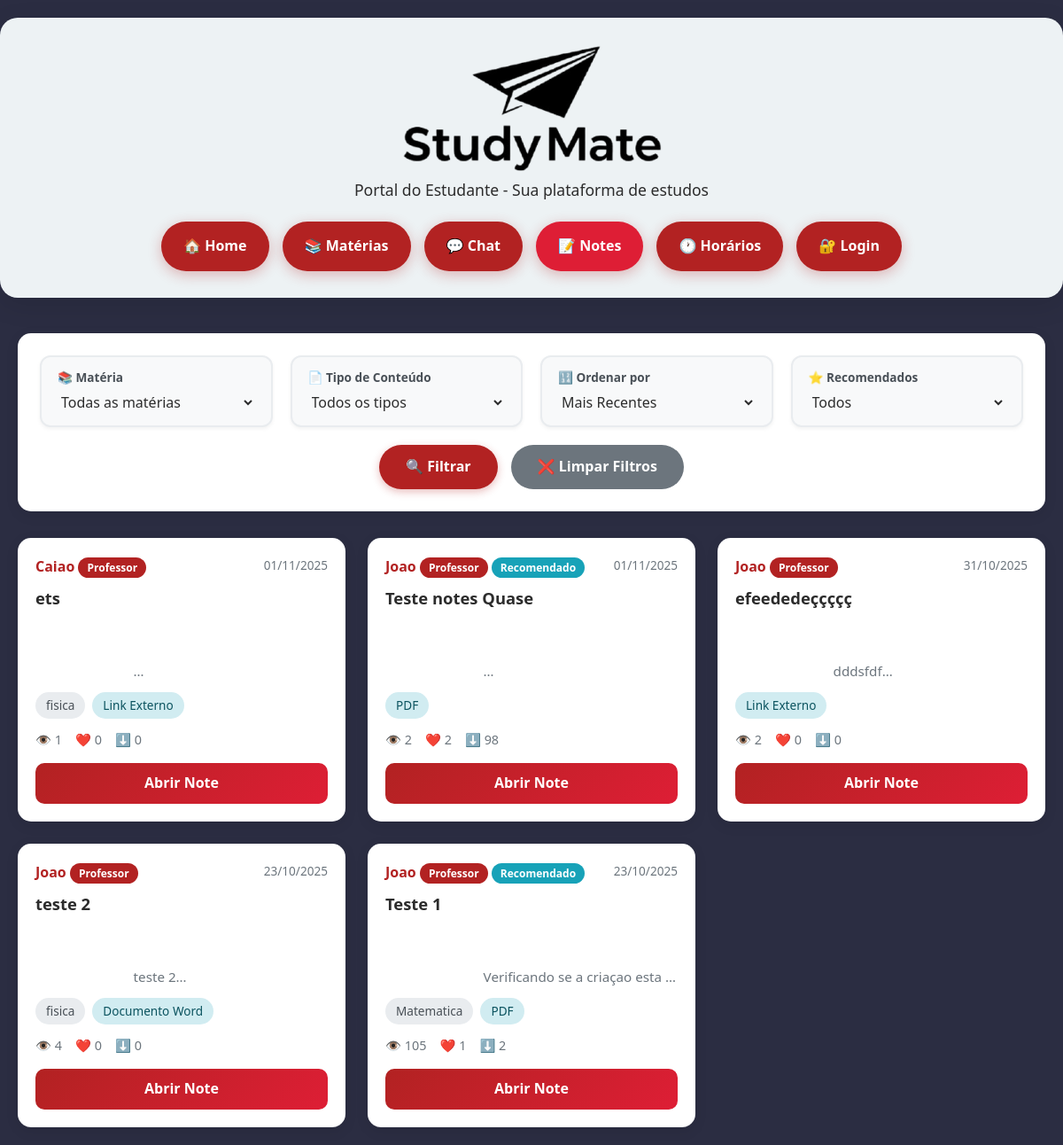
The app's page /notes/, older data.
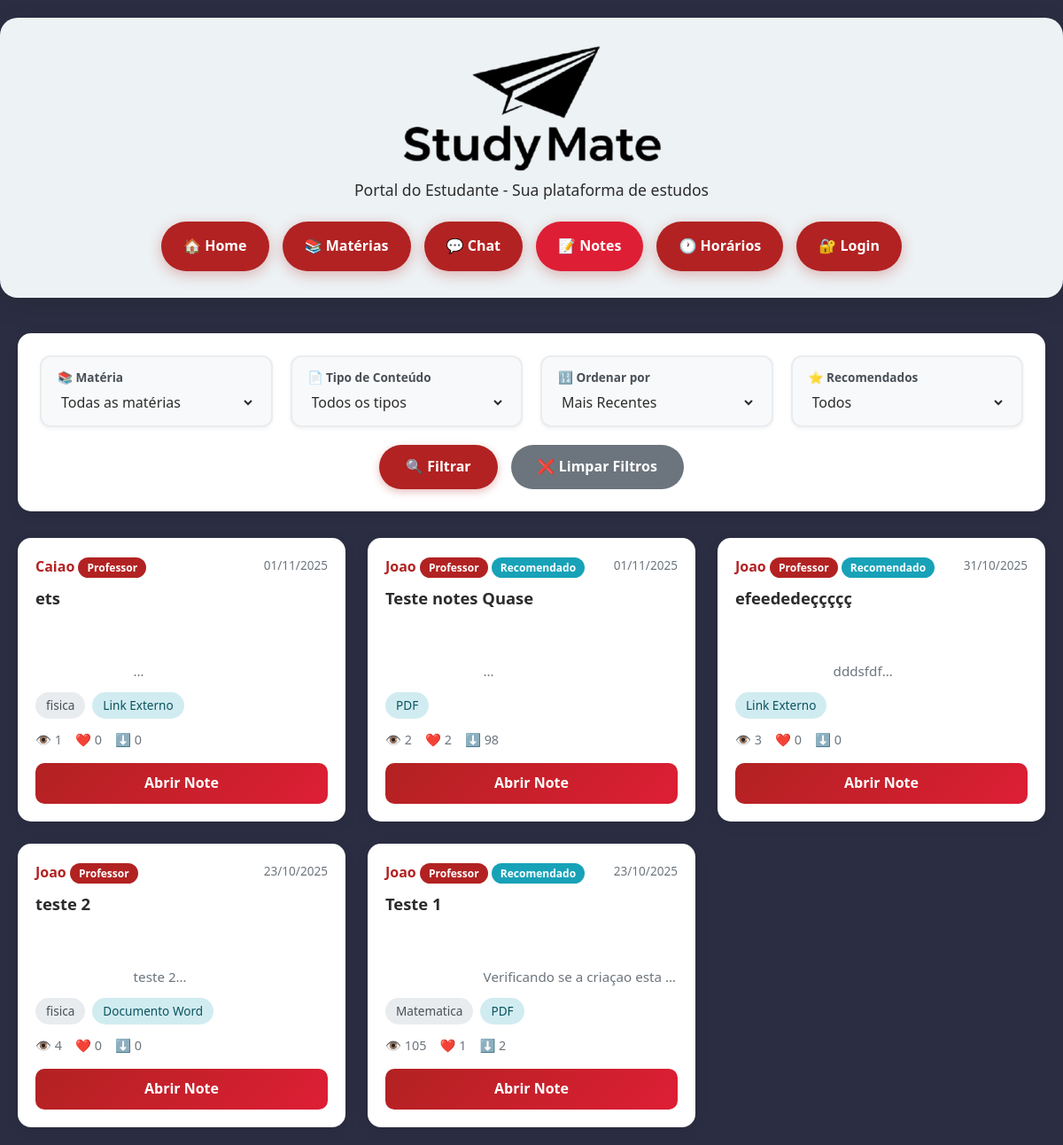
The same page, newer data.
### notes/models.py (models this page shows, shortened)
class Note(models.Model):
    FILE_TYPES = [
        ('DOC', 'Documento Word'),
        ('PDF', 'PDF'),
        ('PPT', 'Apresentação'),
        ('LINK', 'Link Externo'),
    ]
    author = models.ForeignKey(User, on_delete=models.CASCADE, related_name='notes', verbose_name='Autor')
    title = models.CharField(max_length=50, verbose_name='Título')  # Limite reduzido para 50
    description = models.TextField(max_length=400, blank=True, verbose_name='Descrição')  # Limite 400
    file_type = models.CharField(max_length=10, choices=FILE_TYPES, verbose_name='Tipo')
    file = models.FileField(
        upload_to='notes_files/',
        null=True,
        blank=True,
        validators=[validate_file_size, validate_file_extension],
        verbose_name='Arquivo'
    )
    link = models.URLField(null=True, blank=True, verbose_name='Link')
    subject = models.CharField(max_length=60, null=True, blank=True, verbose_name='Matéria')
    is_recommended = models.BooleanField(default=False, verbose_name='Recomendado')
    created_at = models.DateTimeField(default=timezone.now, verbose_name='Criado em')
    views = models.PositiveIntegerField(default=0, db_index=True, verbose_name='Visualizações')
    likes = models.PositiveIntegerField(default=0, db_index=True, verbose_name='Curtidas')
    downloads = models.PositiveIntegerField(default=0, db_index=True, verbose_name='Downloads')
    class Meta:
        ordering = ['-is_recommended', '-likes', '-views', '-downloads', '-created_at']
        verbose_name = 'Note'
        verbose_name_plural = 'Notes'
        indexes = [
            models.Index(fields=['-likes', '-views']),
            models.Index(fields=['subject']),
            models.Index(fields=['-created_at']),
        ]

### accounts/models.py (models this page shows, shortened)
class User(AbstractUser):
    USER_TYPE_CHOICES = (
        ('admin', 'Administrador'),
        ('professor', 'Professor'),
        ('estudante', 'Estudante'),
    )
    user_type = models.CharField(
        max_length=20,
        choices=USER_TYPE_CHOICES,
        default='estudante',
        verbose_name='Tipo de Usuário'
    )
    matricula = models.CharField(max_length=20, blank=True, null=True, verbose_name='Matrícula')
    telefone = models.CharField(max_length=15, blank=True, null=True, verbose_name='Telefone')
    class Meta:
        verbose_name = 'Usuário'
        verbose_name_plural = 'Usuários'

### notes/views.py (the view)
# urls.py: path('', views.notes_list, name='list'),
def notes_list(request):
    qs = Note.objects.select_related('author').prefetch_related('comments')
    subject = request.GET.get('subject', '')
    file_type = request.GET.get('file_type', '')
    order = request.GET.get('order', 'recent')
    recommended = request.GET.get('recommended', '')
    if subject:
        qs = qs.filter(subject__iexact=subject)
    if file_type:
        qs = qs.filter(file_type=file_type)
    if recommended == 'true':
        qs = qs.filter(is_recommended=True)
    ordering_map = {
        'recent': '-created_at',
        'likes': '-likes',
        'views': '-views',
        'downloads': '-downloads'
    }
    qs = qs.order_by(ordering_map.get(order, '-created_at'))
    paginator = Paginator(qs, 12)
    page_number = request.GET.get('page', 1)
    page_obj = paginator.get_page(page_number)
    subjects = Note.objects.values_list('subject', flat=True).distinct().order_by('subject')
    subjects = [s for s in subjects if s]
    context = {
        'page_obj': page_obj,
        'subjects': subjects,
        'current_subject': subject,
        'current_file_type': file_type,
        'current_order': order,
        'file_types': Note.FILE_TYPES,
    }
    return render(request, 'notes/notes_list.html', context)

### notes/templates/notes/notes_list.html (shortened to what this page needs)
<!DOCTYPE html>
<html lang="pt-br">
<head>
    {% load static %}
    <link href="https://cdn.jsdelivr.net/npm/bootstrap@5.3.0/dist/css/bootstrap.min.css" rel="stylesheet">
</head>
<body>
    <div class="header">
        <img src="{% static 'study/img/logoStudyMate.png' %}" height="144px" width="293" alt="StudyMate Logo">
        <h4>Portal do Estudante - Sua plataforma de estudos</h4>
        <div class="nav">
            <a href="{% url 'study:home' %}">🏠 Home</a>
            <a href="{% url 'study:home' %}#materias">📚 Matérias</a>
            <a href="{% url 'study:home' %}#chat">💬 Chat</a>
            <a href="{% url 'notes:list' %}" style="background: var(--primary-dark);">📝 Notes</a>
            <a href="{% url 'study:home' %}#horarios">🕐 Horários</a>
                {% if user.is_authenticated %}
            <a href="{% url 'perfil:perfil' %}">👤 Perfil</a>
                {% else %}
            <a href="{% url 'accounts:login' %}">🔐 Login</a>
                {% endif %}
        </div>
    </div>
    <div class="container">
        <div class="filters-section">
            <form method="get" id="filterForm">
                <div class="filter-row">
                    <div class="filter-box">
                        <label>📚 Matéria</label>
                        <select name="subject" id="subjectFilter" class="filter-field">
                            <option value="">Todas as matérias</option>
                        </select>
                    </div>
                    <div class="filter-box">
                        <label>📄 Tipo de Conteúdo</label>
                        <select name="file_type" id="typeFilter" class="filter-field">
                            <option value="">Todos os tipos</option>
                        </select>
                    </div>
                    <div class="filter-box">
                        <label>🔢 Ordenar por</label>
                        <select name="order" id="orderFilter" class="filter-field">
                            <option value="recent" {% if current_order == 'recent' %}selected{% endif %}>Mais Recentes</option>
                        </select>
                    </div>
                    <div class="filter-box">
                        <label>⭐ Recomendados</label>
                        <select name="recommended" id="recommendedFilter" class="filter-field">
                            <option value="">Todos</option>
                        </select>
                    </div>
                </div>
                <div class="filter-actions" id="filterActions">
                    <button type="submit" class="btn-filter" id="btnFiltrar">🔍 Filtrar</button>
                    <a href="{% url 'notes:list' %}" class="btn-clear" id="btnLimpar">❌ Limpar Filtros</a>
                </div>
            </form>
        </div>
        <div class="notes-grid">
            {% for note in page_obj %}
                <div class="note-card">
                    <div class="note-header">
                        <div>
                            <span class="note-author">{{ note.author.username }}</span>
                            {% if note.author.user_type == 'professor' or note.author.is_staff %}
                                <span class="badge-professor">Professor</span>
                            {% endif %}
                            {% if note.is_recommended %}
                                <span class="badge-recommended">Recomendado</span>
                            {% endif %}
                        </div>
                        <span class="note-date">{{ note.created_at|date:"d/m/Y" }}</span>
                    </div>
                    <h3 class="note-title">{{ note.title }}</h3>
                    <p class="note-description">
                        {% if note.description %}
                            {{ note.description }}
                        {% else %}
                            <em>Sem descrição</em>
                        {% endif %}
                    </p>
                    <div class="note-badges">
                        {% if note.subject %}
                            <span class="badge-subject">{{ note.subject }}</span>
                        {% endif %}
                        <span class="badge-type">{{ note.get_file_type_display }}</span>
                    </div>
                    <div class="note-metrics">
                        <span title="Visualizações">👁️ {{ note.views }}</span>
                        <span title="Curtidas">❤️ {{ note.likes }}</span>
                        <span title="Downloads">⬇️ {{ note.downloads }}</span>
                    </div>
                    <a href="{% url 'notes:detail' note.pk %}" class="btn-open-note">
                        Abrir Note
                    </a>
                </div>
            {% endfor %}
        </div>
    </div>
</body>
</html>

### notes/templates/notes/notes_list.html (style rules this page uses)
:root { --primary: rgb(178, 34, 34); --primary-dark: rgb(222, 30, 53); --background: rgb(43, 45, 66); --card-bg: #ffffff; }
* { margin: 0; padding: 0; box-sizing: border-box; }
body { font-family: 'Segoe UI', Tahoma, Geneva, Verdana, sans-serif; background: var(--background); min-height: 100vh; color: #2c2c2c; line-height: 1.6; }
.header { background: rgb(237, 242, 244); backdrop-filter: blur(10px); border-radius: 20px; padding: 30px; margin: 20px auto; max-width: 1200px; box-shadow: 0 8px 30px rgba(0,0,0,0.1); text-align: center; }
.header h4 { color: #2c2c2c; font-size: 1.1rem; margin-top: 10px; font-weight: 400; }
.nav { display: flex; justify-content: center; gap: 15px; flex-wrap: wrap; margin-top: 25px; }
.nav-btn, .nav a { background: var(--primary); border: none; padding: 15px 25px; border-radius: 50px; cursor: pointer; font-size: 1rem; font-weight: 600; color: white; transition: all 0.3s ease; box-shadow: 0 4px 15px rgba(178, 34, 34, 0.3); text-decoration: none; display: inline-block; }
.container { max-width: 1200px; margin: 0 auto; padding: 20px; }
.filters-section { background: white; border-radius: 15px; padding: 25px; margin-bottom: 25px; box-shadow: 0 4px 15px rgba(0,0,0,0.08); }
.filter-row { display: grid; grid-template-columns: repeat(auto-fit, minmax(220px, 1fr)); gap: 20px; margin-bottom: 20px; }
.filter-box { background: #f8f9fa; border: 2px solid #e9ecef; border-radius: 12px; padding: 12px 18px; transition: all 0.3s ease; box-shadow: 0 2px 4px rgba(0,0,0,0.05); }
.filter-box label { display: block; font-size: 0.85rem; font-weight: 600; color: #495057; margin-bottom: 6px; }
.filter-box select { width: 100%; border: none; background: transparent; font-size: 1rem; color: #2c2c2c; outline: none; cursor: pointer; }
.filter-actions { display: none; gap: 15px; justify-content: center; }
.btn-filter { background: var(--primary); color: white; border: none; padding: 12px 30px; border-radius: 25px; font-weight: 600; cursor: pointer; transition: all 0.3s ease; box-shadow: 0 3px 10px rgba(178, 34, 34, 0.3); }
.btn-clear { background: #6c757d; color: white; border: none; padding: 12px 30px; border-radius: 25px; font-weight: 600; cursor: pointer; transition: all 0.3s ease; text-decoration: none; display: inline-block; }
.notes-grid { display: grid; grid-template-columns: repeat(auto-fill, minmax(280px, 1fr)); gap: 25px; margin-top: 30px; }
.note-card { background: white; border-radius: 15px; padding: 20px; box-shadow: 0 4px 15px rgba(0,0,0,0.08); transition: all 0.3s ease; display: flex; flex-direction: column; }
.note-header { display: flex; justify-content: space-between; align-items: flex-start; margin-bottom: 12px; }
.note-author { font-weight: 600; color: var(--primary); }
.badge-professor { background: var(--primary); color: white; padding: 3px 10px; border-radius: 12px; font-size: 0.75rem; font-weight: 600; }
.badge-recommended { background: #17a2b8; color: white; padding: 3px 10px; border-radius: 12px; font-size: 0.75rem; font-weight: 600; }
.note-date { font-size: 0.85rem; color: #6c757d; }
.note-title { font-size: 1.15rem; font-weight: 600; color: #2c2c2c; margin-bottom: 10px; overflow: hidden; text-overflow: ellipsis; display: -webkit-box; -webkit-line-clamp: 2; -webkit-box-orient: vertical; }
.note-description { color: #6c757d; font-size: 0.95rem; margin-bottom: 12px; flex-grow: 1; overflow: hidden; text-overflow: ellipsis; display: -webkit-box; -webkit-line-clamp: 3; -webkit-box-orient: vertical; white-space: pre-wrap; word-wrap: break-word; overflow-wrap: break-word; }
.note-badges { display: flex; gap: 8px; margin-bottom: 12px; flex-wrap: wrap; }
.badge-subject { background: #e9ecef; color: #495057; padding: 4px 12px; border-radius: 15px; font-size: 0.85rem; font-weight: 500; }
.badge-type { background: #d1ecf1; color: #0c5460; padding: 4px 12px; border-radius: 15px; font-size: 0.85rem; font-weight: 500; }
.note-metrics { display: flex; gap: 15px; font-size: 0.9rem; color: #6c757d; margin-bottom: 15px; }
.btn-open-note { background: linear-gradient(135deg, var(--primary) 0%, var(--primary-dark) 100%); color: white; border: none; padding: 10px; border-radius: 10px; font-weight: 600; text-align: center; text-decoration: none; display: block; transition: all 0.3s ease; }

Row changes from the older to the newer data that the page shows:
changed Note "efeededeççççç": views "2" → "3"; now shows "Recomendado"
